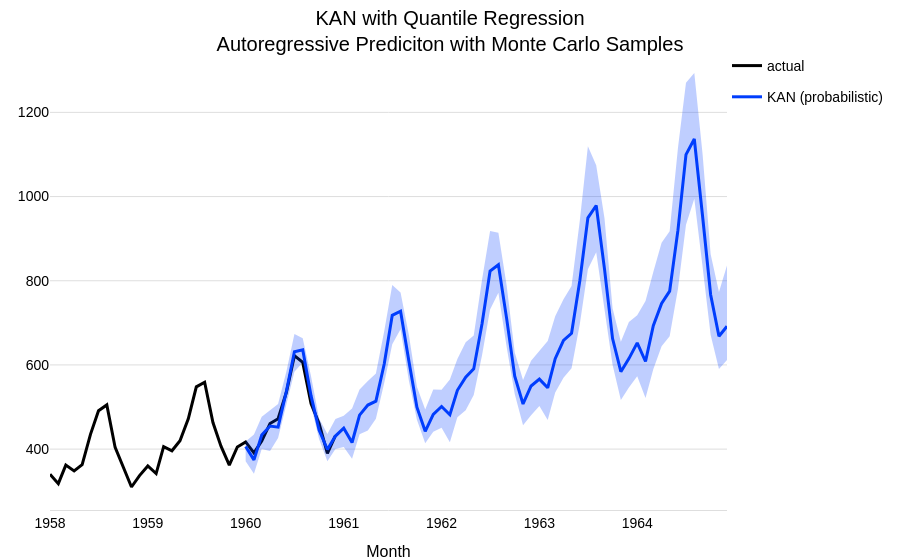

The notebook cell saved with this chart:
### Markdown cell above
We can also generate **sampled predictions**. This is especially useful when performing auto-regression (when horizon > output_chunk_length), as it essentially is a **Monte Carlo Simulation** of the different sample paths.

### Code cell
pred_prob = model_kan.predict(
    n=5 * output_chunk_length,
    series=train,
    num_samples=200,  # sampled prediction
)

# plot
fig = series[-3 * output_chunk_length :].plotly(label="actual")
fig = pred_prob.plotly(label="KAN (probabilistic)", fig=fig)
fig.update_layout(
    title="KAN with Quantile Regression<br>Autoregressive Prediciton with Monte Carlo Samples",
    legend=dict(xanchor="left"),
)
